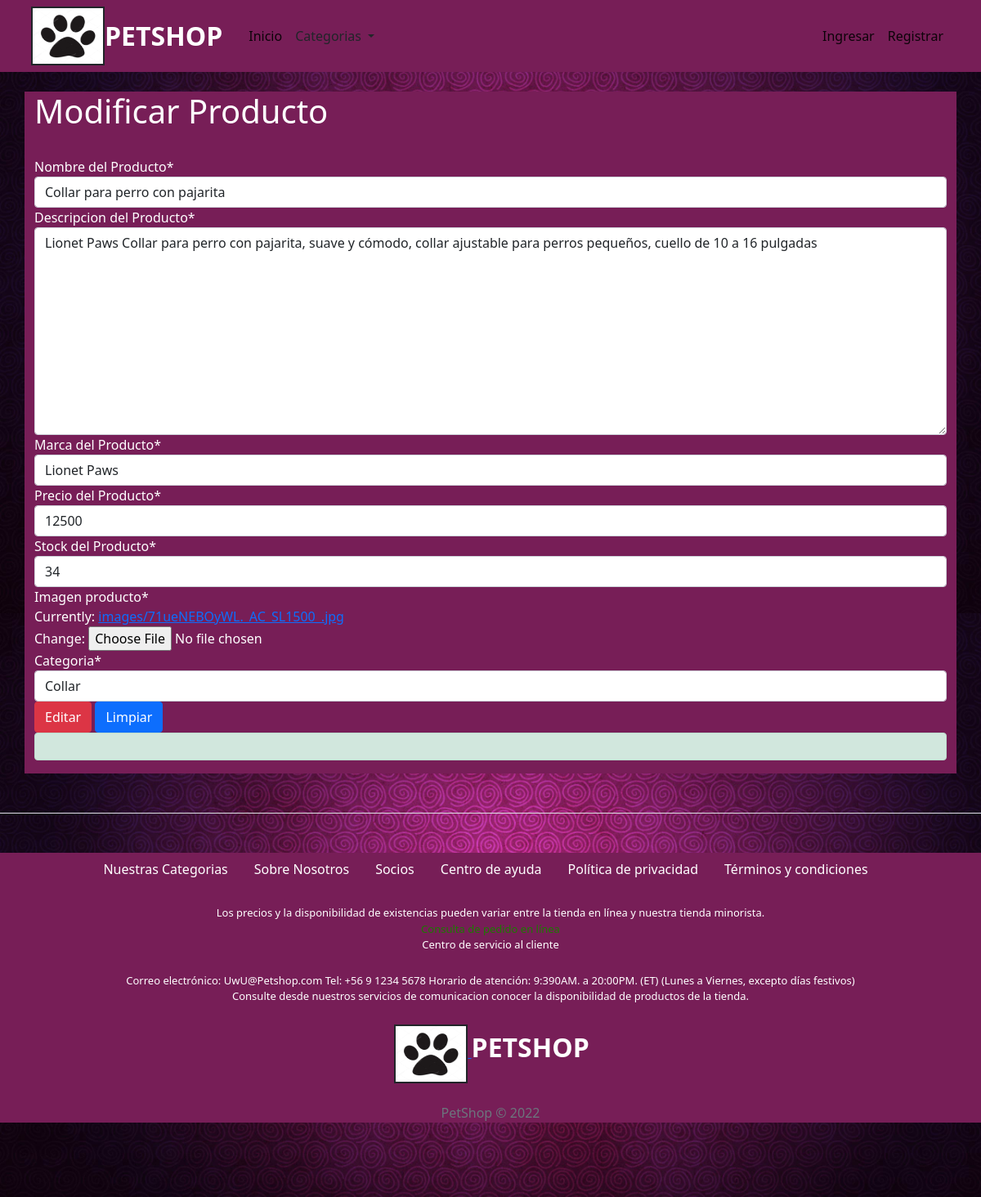
Page /Modificar/Collar para perro con pajarita/ on the committed database.
### core/models.py (models this page shows, shortened)
class Producto(models.Model):
    nombre_producto=models.CharField(max_length=50, primary_key=True, verbose_name='Nombre del Producto')
    descripcion_producto=models.TextField(max_length=200, verbose_name='Descripcion del Producto')
    marca_producto=models.CharField(max_length=50, null=True ,verbose_name='Marca del Producto')
    precio_producto= models.IntegerField(verbose_name='Precio del Producto')
    stock_producto= models.IntegerField( verbose_name='Stock del Producto')
    imagen_producto=models.ImageField(upload_to='images/')
    categoria=models.ForeignKey(Categoria, on_delete=models.CASCADE)

### core/views.py (the view, shortened to what this page needs)
# urls.py: path('Modificar/<id>/',modificarproductos,name="modificarproductos"),
def modificarproductos(request, id):
    producto =get_object_or_404(Producto, nombre_producto=id)
    data ={
        'form': ProductoForm(instance=producto)
    }
    return render(request,'core/ModificarProductos.html',data)

### core/forms.py
class ProductoForm(ModelForm):
    class Meta:
            model = Producto
            fields ='__all__'

### core/context_processors.py (called while the page is built)
def extras(request):
	lista_categorias = Categoria.objects.all().order_by('nombre_categoria')
	return {'categorias':lista_categorias}

def importe_total_carro(request):
	total=0
	if request.user.is_authenticated:
		if "carro" in request.session:
			for key, value in request.session["carro"].items():
				total= total + int(value["precio"])
	return {"importe_total_carro":total}

### core/models.py (called while the page is built)
    def __str__(self):
        return self.nombre_categoria

### core/templates/core/ModificarProductos.html (shortened to what this page needs)
{% extends 'core/base.html' %}
{% load static %}
  {% block contenido %}
{% load crispy_forms_tags %}
   <br>
 <div class="container" style="background-color: rgb(119,30,87); color:white;">
     <div class="row">
         <div class="col">
             <h1>Modificar Producto</h1>
    <br>
         </div>
     </div>
     <div class="row">
         <div class="col">
            <form method="post" action="" id="formulariomodificarproducto" enctype="multipart/form-data" style="background-color: rgb(119,30,87);">
        <div class="form-group" style="color: white ; ">
            {{ form | crispy }}
        </div>
        <input type="submit" class="btn btn-danger" id="Editar" value="Editar">
        <input type="reset" class="btn btn-primary" id="limpiar" value="Limpiar">
        <div class="alert alert-success" role="alert">
        </div>
</form>
         </div>
     </div>
 </div>
{% endblock %}

### core/static/core/css/index.css (style rules this page uses)
body { background: url('../img/espiro_pink.jpg') repeat; background-size: 100%; }

### rows in the picture
Producto: nombre_producto "Collar para perro con pajarita", descripcion_producto "Lionet Paws Collar para perro con pajarita, suave y cómodo, collar ajustable para perros pequeños, cuello de 10 a 16 pulgadas", marca_producto "Lionet Paws", precio_producto "12500", stock_producto "34", categoria "Collar"
